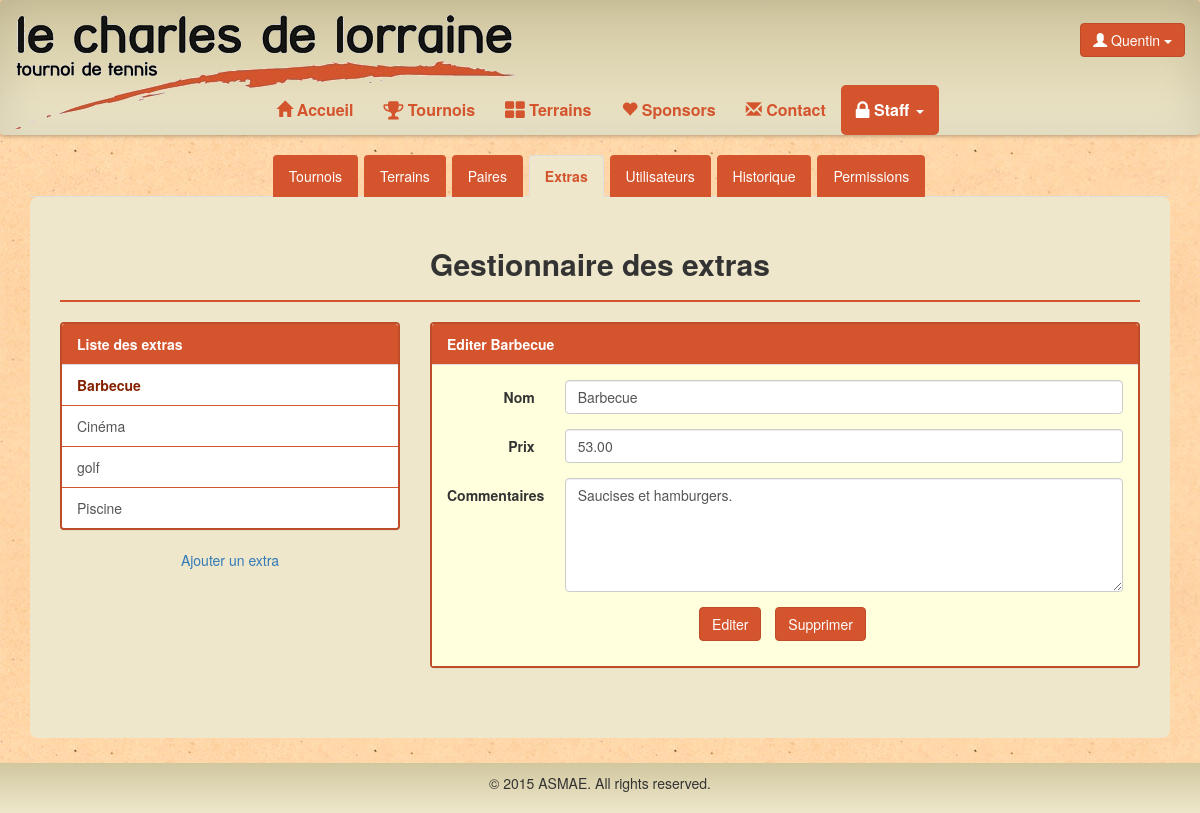
Screenshot of /tennis/staff/extras (signed in) with the database file from the repository.
### tennis/models.py (models this page shows, shortened)
class Extra(models.Model):
	id = models.AutoField(primary_key=True)
	nom = models.CharField(max_length=30)
	prix = models.DecimalField(max_digits=11,decimal_places=2)
	commentaires = models.TextField(null=True)
	class Meta:
		verbose_name = "Extra"
		permissions = (
			("Extra", "Manage Extra"),
		)

### tennis/views.py (the view, shortened to what this page needs)
@permission_required('tennis.Extra')
def staffExtra(request):
	Ex = Extra.objects.all()
	if request.user.is_authenticated():
		return render(request,'tennis/staffExtra.html',locals())
	return redirect(reverse(home))

### tennis/templates/tennis/staffExtra.html (shortened to what this page needs)
{% extends "tennis/staff.html" %}
{% block ongExtras %}class="active"{% endblock %}
{% block bodyStaff %}
<div class="content-box" id="gestionExtra">
	<h2 class="center">Gestionnaire des extras</h2>
	<hr class="line">
	<div class="row">
		<div class="col-md-4">
			<div class="panel panel-default">
				<div class="panel-heading">Liste des extras</div>
				<div class="list-group" id="listExtra">
					{% for extra in Ex %}
					<a onClick="extra('{{ extra.id }}', '{{ extra.nom }}','{{ extra.prix }}','{{ extra.commentaires }}')" id="{{ extra.id }}" href="javascript:void(0);" class="list-group-item">{{ extra.nom }}</a>
					{% endfor %}
				</div>
			</div>
		    <a onclick="addExtra()" href="javascript:void(0);" class="center center-block">Ajouter un extra</a>
		</div>
		<div class="col-md-8">
			<form class="form-horizontal" name="editExtra" id="editExtra" role="form" method="post" action="{% url "tennis.views.staffExtra" %}">
				<div class="panel panel-default">
					<div class="panel-heading" id="formTitle">
					</div>
					<div class="panel-body">
						<div class="form-group">
					      <label class="control-label col-sm-2" for="username">Nom</label>
					      <div class="col-sm-10">
					      	<input type="text" class="form-control" maxlength="30" name="name" id="extraName" value="{{ Ex.0.nom }}">
					      </div>
					    </div>
						<div class="form-group">
					      <label class="control-label col-sm-2" for="username">Prix</label>
					      <div class="col-sm-10">
					      	<input type="text" class="form-control" maxlength="30" name="price" id="extraPrice" value="{{ Ex.0.prix }}">
					      </div>
					    </div>
						<div class="form-group">
					      <label class="control-label col-sm-2" for="username">Commentaires</label>
					      <div class="col-sm-10">
					      	<textarea class="form-control" rows="5" name="message" id="extracommentaire">{{ Ex.0.commentaires }}</textarea>
					      </div>
					    </div>
						<ul class="list-inline text-center">
							<li>
								<button class="btn-default btn" name="action" value="modifyExtra">Editer</button>
							</li>
							<li>
								<button class="btn-default btn" type="button" data-toggle="modal" data-target="#myModal">Supprimer</button>
							</li>
						</ul>
					</div>
				</div>
			  </form>
		</div>
	</div>
</div>
{% endblock %}

### tennis/templates/tennis/base.html (shortened to what this page needs)
<!DOCTYPE html>
<html lang="fr">
<head>
    {% load static from staticfiles %}
  <link rel="stylesheet" type="text/css" href="{% static 'tennis/css/tennis.css' %}">
  <link rel="stylesheet" type="text/css" href="{% static 'tennis/css/gracket.css' %}">
  <link rel="stylesheet" href="http://maxcdn.bootstrapcdn.com/bootstrap/3.3.5/css/bootstrap.min.css">
  <link rel="stylesheet" href="https://maxcdn.bootstrapcdn.com/font-awesome/4.4.0/css/font-awesome.min.css">
</head>
<body>
      <nav class="effect6 navbar navbar-default" role="navigation">
        <div class="container-fluid">
          <div class="navbar-header" style="width:100%;">
            <a class="navbar-brand navbar-img" style="padding-bottom:70px;" href="{% url "tennis.views.home" %}"><img src="{% static 'tennis/img/logo.png' %}"></a>
            <div class="username btn-group pull-right navbar-btn">
              {% if user.is_authenticated %}
              <button class="btn btn-default dropdown-toggle" type="button" data-toggle="dropdown"><span class="glyphicon glyphicon-user" aria-hidden="true"></span> {{ user.username }}
                <span class="caret"></span></button>
              {% endif %}
            </div>
          </div>
          <div class="collapse navbar-collapse" id="bs-example-navbar-collapse-1">
            <ul class="nav navbar-nav">
              <li {% block nav-home %}{% endblock %}><a href="{% url "tennis.views.home" %}"><span class="glyphicon glyphicon-home" aria-hidden="true"></span> Accueil</a></li>
              {% if user.is_authenticated %}
              <li {% block nav-tournoi %}{% endblock %}><a href="{% url "tennis.views.tournoi" %}"><i class="fa fa-trophy fa-lg"></i> Tournois</a></li>
              <li {% block nav-terrain %}{% endblock %}><a href="{% url "tennis.views.terrain" %}"><i class="fa fa-th-large fa-lg"></i> Terrains</a></li>
              {% endif %}
              <li {% block nav-sponsors %}{% endblock %}><a href="{% url "tennis.views.sponsors" %}"><span class="glyphicon glyphicon-heart" aria-hidden="true"></span> Sponsors</a></li>
              <li {% block nav-contact %}{% endblock %}><a href="{% url "tennis.views.contact" %}"><span class="glyphicon glyphicon-envelope" aria-hidden="true"></span> Contact</a></li>
              {% if perms.auth.Pair or perms.tennis.Extra or perms.auth.User or perms.tennis.Court or perms.tennis.DoubleHommes or perms.tennis.DoubleFemmes or perms.tennis.DoubleMixte or perms.tennis.TournoiDesFamilles or  perms.auth.Droit %}
              <li {% block nav-staff %}class="dropdown"{% endblock %}><a class="dropdown-toggle" data-toggle="dropdown" href="#"><i class="fa fa-lock fa-lg"></i> Staff <span class="caret"></span></a>
              </li>
              {% endif %}
              </ul>
          </div>
        </div>
      </nav>
    <div class="demo">
      {% block body %}
     {% endblock %}
    </div>
    <div class="footer no-print" id="foot01"></div>
</body>
</html>

### tennis/static/tennis/css/tennis.css (style rules this page uses)
html { height: 100%; box-sizing: border-box; }
*, *:before, *:after { box-sizing: inherit; }
body { position: relative; margin: 0; padding-bottom: 6rem; min-height: 100%; font-family: "Helvetica Neue", Arial, sans-serif; }
body, html { background-image: url("../img/bg.jpg"); }
h1, h2, h3, h4, h5, h6 { font-weight: bold !important; }
nav { font-size: 16px; background-color: rgba(238, 231, 203, 1); background: -webkit-linear-gradient(top, rgba(209, 199, 159, 1) 0%, rgba(238, 231, 203, 1) 100%); background: linear-gradient(to bottom, rgba(209, 199, 159, 1) 0%, rgba(238, 231, 203, 1) 100%); border-bottom-width: 0px!important; border-width: 0px!important; }
.effect6 { position:relative; -webkit-box-shadow:0 1px 4px rgba(0, 0, 0, 0.3), 0 0 40px rgba(0, 0, 0, 0.1) inset; -moz-box-shadow:0 1px 4px rgba(0, 0, 0, 0.3), 0 0 40px rgba(0, 0, 0, 0.1) inset; box-shadow:0 1px 4px rgba(0, 0, 0, 0.3), 0 0 40px rgba(0, 0, 0, 0.1) inset; }
.effect6:before, .effect6:after { content:""; position:absolute; z-index:-1; -webkit-box-shadow:0 0 20px rgba(0,0,0,0.8); -moz-box-shadow:0 0 20px rgba(0,0,0,0.8); box-shadow:0 0 20px rgba(0,0,0,0.8); top:50%; bottom:0; left:10px; right:10px; -moz-border-radius:100px / 10px; border-radius:100px / 10px; }
.effect6:after { right:10px; left:auto; -webkit-transform:skew(8deg) rotate(3deg); -moz-transform:skew(8deg) rotate(3deg); -ms-transform:skew(8deg) rotate(3deg); -o-transform:skew(8deg) rotate(3deg); transform:skew(8deg) rotate(3deg); }
.navbar-default .navbar-brand { color: black !important; }
.navbar-default .navbar-nav > li > a { color: #D4542D !important; font-weight: bold; }
.navbar-default .navbar-nav > .active > a, .navbar-default .navbar-nav > .active > a:hover, .navbar-default .navbar-nav > .active > a:focus { color: white !important; background-color: #D4542D !important; border-radius: 5px; }
.username, .navbar-img { display: none !important; }
@media (min-width:768px) { .username, .navbar-img { display: inherit!important; float:right; padding-top:15px; text-align: right; } }
@media (min-width:768px) { .navbar-img { display: inherit; } }
@media (min-width:768px) { .navbar .navbar-nav { display: inline-block; float: none; vertical-align: top; } }
@media (min-width:768px) { .navbar .navbar-collapse { text-align: center; } }
.content-box { background-color: rgba(238, 231, 203, 1); border-radius: 8px; padding-top: 30px; padding-bottom: 50px; padding-right: 30px; padding-left: 30px; margin-bottom: 15px; }
.center { text-align:center; }
.btn-default { background-color: #D4542D !important; border-color: #BF4C28 !important; color:white !important; }
hr.line { border-color: #D4542D; border-width: 2px; }
textarea { resize: vertical; }
.panel-body { background-color: #FFFFDD; }
.panel-heading { background-color: #D4542D !important; color: white !important; font-weight: bold; }
.panel-default { border: solid 2px #BF4C28 !important; }
.list-group-item { border-color: #D4542D !important; }
.list-group-item.active { color:#852000 !important; font-weight: bold; background-color: white !important; }
.footer { position: absolute; right: 0; bottom: 0; left: 0; padding: 1rem; background-color: rgba(238, 231, 203, 1); background: -webkit-linear-gradient(top, rgba(209, 199, 159, 1) 0%, rgba(238, 231, 203, 1) 100%); background: linear-gradient(to bottom, rgba(209, 199, 159, 1) 0%, rgba(238, 231, 203, 1) 100%); text-align: center; }

### rows the page displays
Extra: nom "Barbecue", name "Barbecue", price "53.00", message "Saucises et hamburgers."
Extra: nom "Cinéma"
Extra: nom "golf"
Extra: nom "Piscine"

### other values shown
{{ user.username }} "Quentin"
